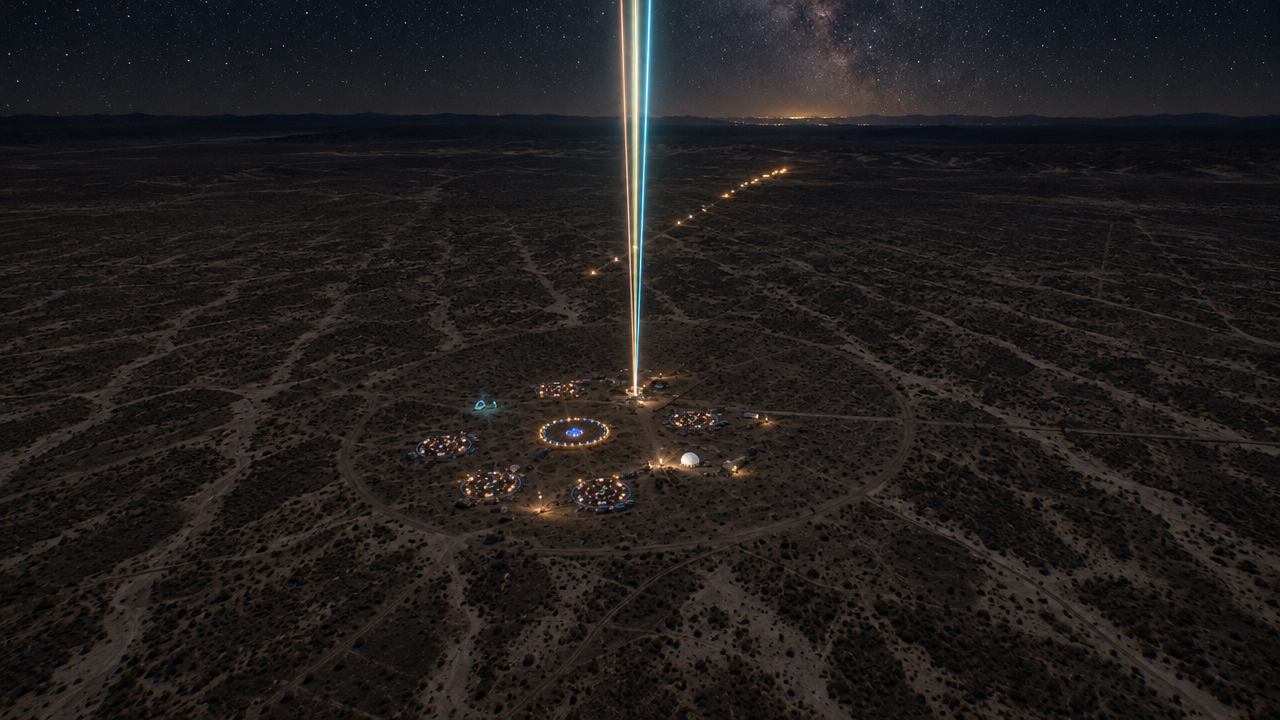
#> input picture concepts/picks/02-approach.png, 1280 x 720 px
$ python clean_plate.py ../../../../concepts/picks/02-approach.png out.png ../../../../concepts/picks/03-festival-grounds.png
#> lines starting #> are read from the running program, lines starting #| are printed output that depends on the picture
"""Remove objects from a photo plate without smearing: Telea inpaint for colour, then clone high-frequency texture from a
neighbouring area so the fill keeps the surface's grain. Usage: python clean_plate.py in.png out.png mask.png --shift dx,dy [--shift2 dx,dy --mask2 m2.png]"""
import argparse, cv2, numpy as np
a=argparse.ArgumentParser(); a.add_argument('inp'); a.add_argument('out'); a.add_argument('mask'); a.add_argument('--shift',default='0,-160')
a.add_argument('--mask2'); a.add_argument('--shift2',default='140,0'); o=a.parse_args()
img=cv2.imread(o.inp).astype(np.float32)
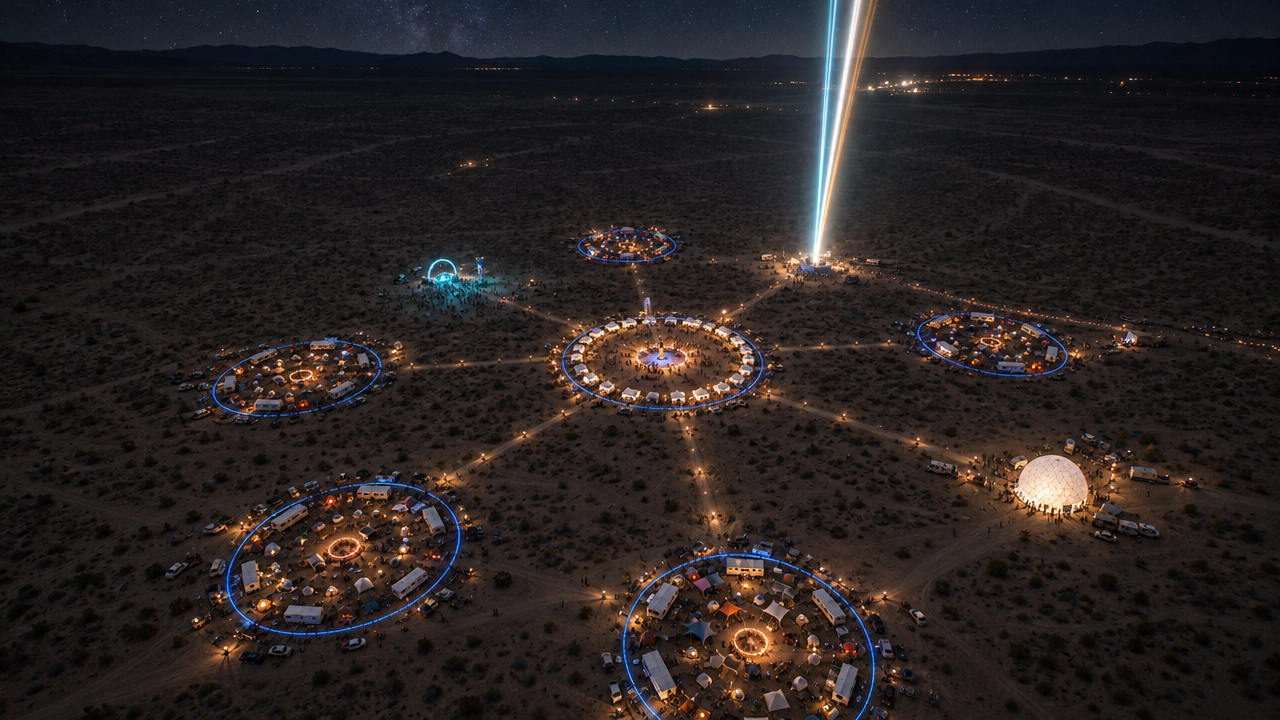
#> input picture concepts/picks/03-festival-grounds.png, 1280 x 720 px
def fill(img,m,shift):
#> called with shift = '0,-160'
    dx,dy=[int(v) for v in shift.split(',')]
    base=cv2.inpaint(img.astype(np.uint8),m,9,cv2.INPAINT_TELEA).astype(np.float32)
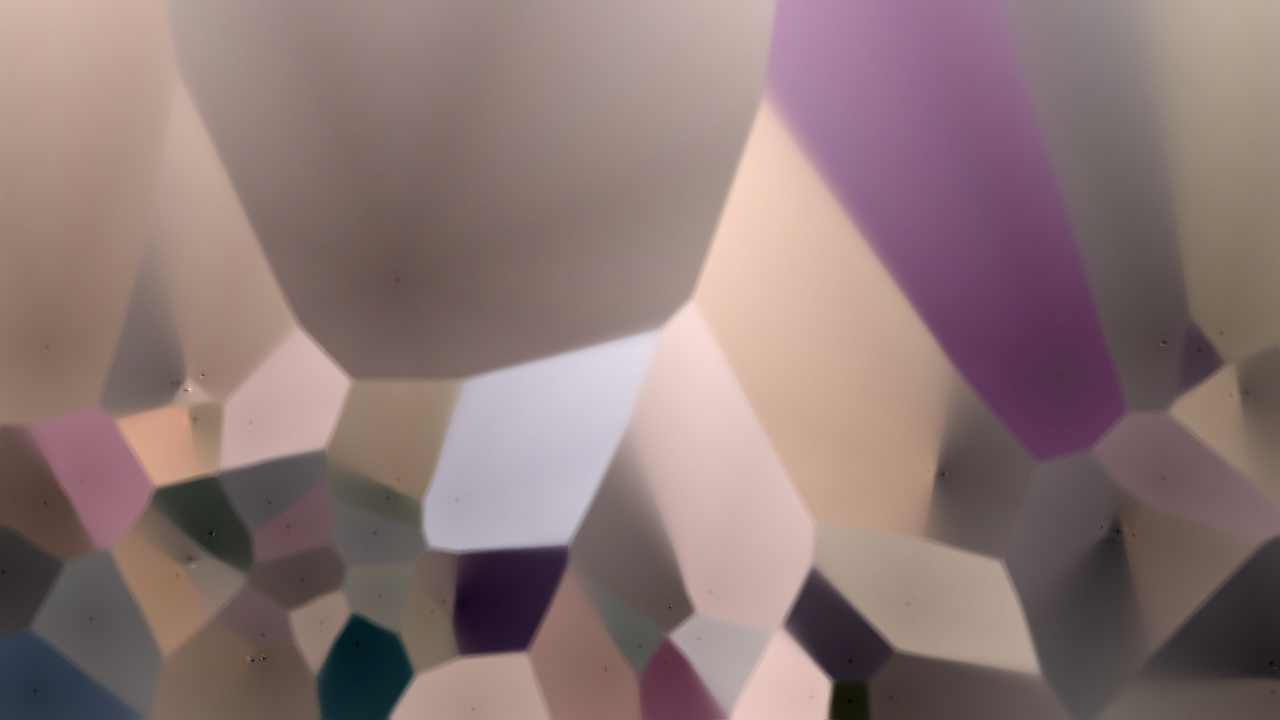
#> base: shape (720, 1280, 3) float32; mean B, G, R 36.5, 36.9, 43.3; drawn with min black and max white
    src=np.roll(np.roll(img,dy,axis=0),dx,axis=1)
    lum=cv2.cvtColor(src.astype(np.uint8),cv2.COLOR_BGR2GRAY).astype(np.float32)
    hp=np.clip(lum-cv2.GaussianBlur(lum,(0,0),9),-35,35)[...,None]            # luminance only: no colour speckle                       # grain and stains of the neighbouring wall
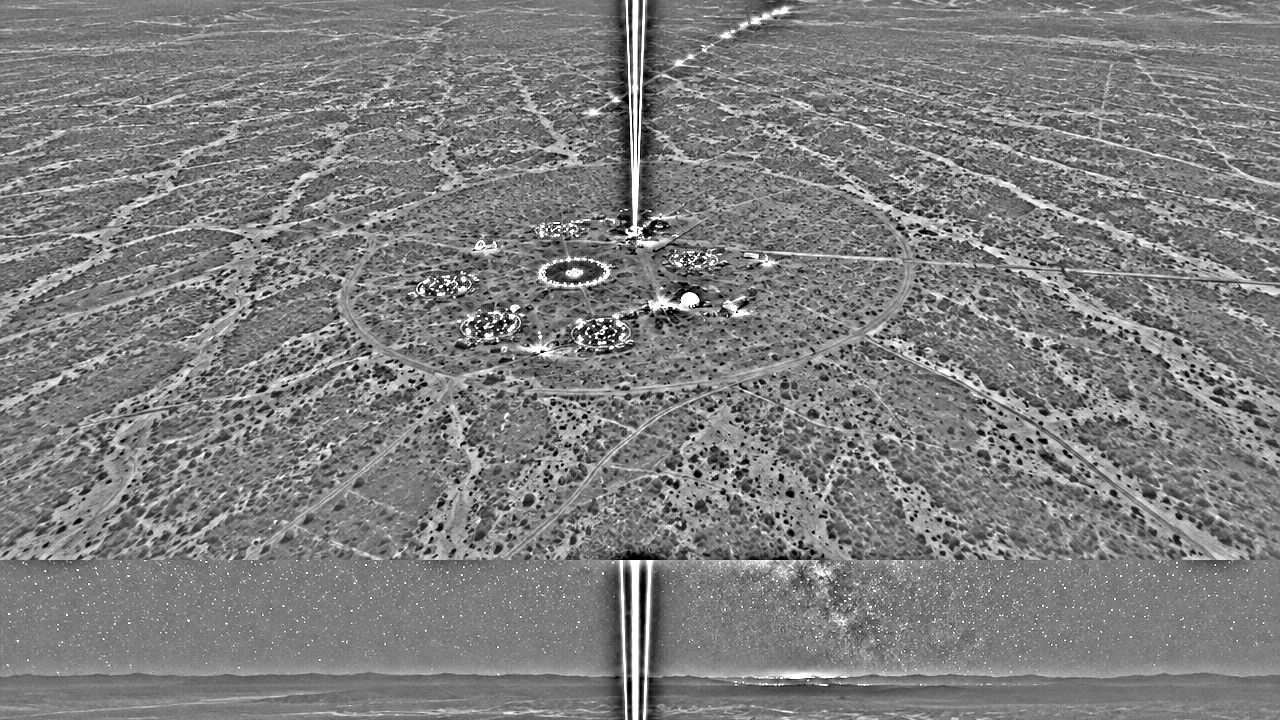
#> hp: shape (720, 1280, 1) float32; min -35, max 35, mean -0.3; drawn with min black and max white
    mm=cv2.GaussianBlur(m.astype(np.float32)/255,(0,0),3)[...,None]
    return np.clip(base*(1-mm)+(base+hp)*mm,0,255)                       # clip here: a second pass would wrap overflow into colour speckle
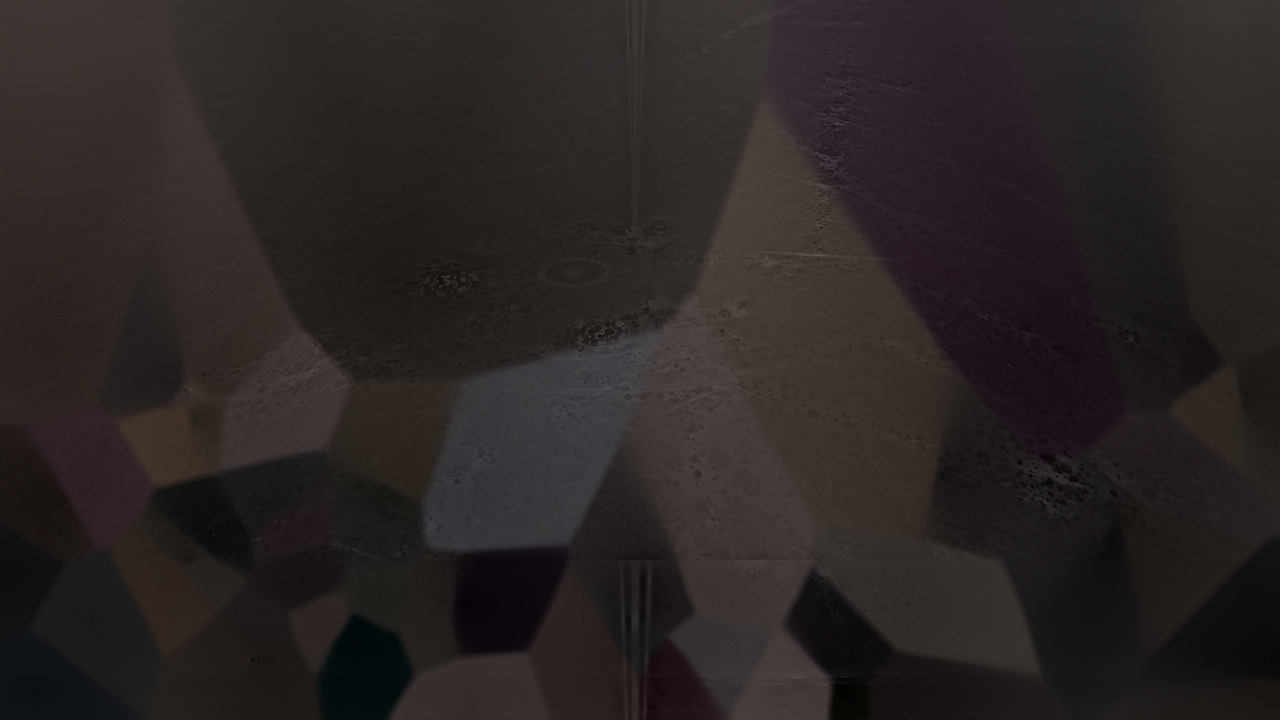
#> returned value: shape (720, 1280, 3) float32; mean of channels 0, 1, 2 36.4, 36.9, 43.2; drawn as B, G, R
m=cv2.imread(o.mask,0); img=fill(img,m,o.shift)
if o.mask2: img=fill(img,cv2.imread(o.mask2,0),o.shift2)
cv2.imwrite(o.out,np.clip(img,0,255).astype(np.uint8)); print('wrote',o.out)
#| wrote out.png
